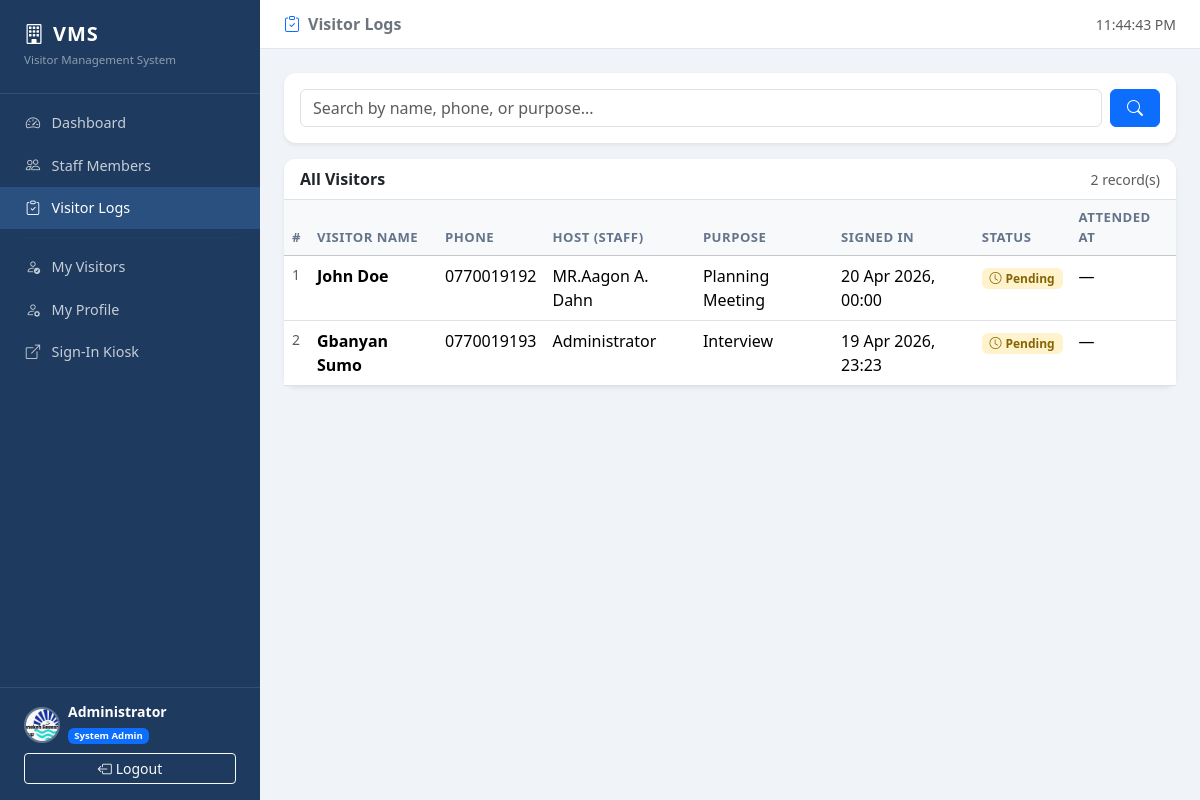
Screenshot of /admin/visitors (signed in) with the database file from the repository.
### app.py (models this page shows, shortened)
class User(UserMixin, db.Model):
    __tablename__ = 'users'
    id = db.Column(db.Integer, primary_key=True)
    full_name = db.Column(db.String(120), nullable=False)
    office_number = db.Column(db.String(50), default='')
    phone = db.Column(db.String(30), default='')
    email = db.Column(db.String(120), default='')
    username = db.Column(db.String(80), unique=True, nullable=False)
    password_hash = db.Column(db.String(256), nullable=False)
    is_admin = db.Column(db.Boolean, default=False)
    avatar = db.Column(db.String(200), default='')
    created_at = db.Column(db.DateTime, default=datetime.utcnow)
    visits = db.relationship('Visit', backref='staff', lazy=True,
                             cascade='all, delete-orphan')

class Visit(db.Model):
    __tablename__ = 'visits'
    id = db.Column(db.Integer, primary_key=True)
    visitor_name = db.Column(db.String(120), nullable=False)
    visitor_phone = db.Column(db.String(30), default='')
    purpose = db.Column(db.String(200), default='')
    staff_id = db.Column(db.Integer, db.ForeignKey('users.id'), nullable=False)
    signed_in_at = db.Column(db.DateTime, default=datetime.utcnow)
    attended = db.Column(db.Boolean, default=False)
    attended_at = db.Column(db.DateTime)

### app.py (the view)
@app.route('/admin/visitors')
@admin_required
def admin_visitors():
    page = request.args.get('page', 1, type=int)
    search = request.args.get('search', '').strip()
    query = Visit.query
    if search:
        query = query.filter(
            Visit.visitor_name.ilike(f'%{search}%') |
            Visit.visitor_phone.ilike(f'%{search}%') |
            Visit.purpose.ilike(f'%{search}%')
        )
    visits = query.order_by(Visit.signed_in_at.desc()).paginate(page=page, per_page=20, error_out=False)
    return render_template('admin/visitors.html', visits=visits, search=search)

### app.py (called while the page is built)
@login_manager.user_loader
def load_user(user_id):
    return db.session.get(User, int(user_id))

def admin_required(f):
    @wraps(f)
    @login_required
    def decorated(*args, **kwargs):
        if not current_user.is_admin:
            flash('Admin access required.', 'danger')
            return redirect(url_for('dashboard'))
        return f(*args, **kwargs)
    return decorated

### templates/admin/visitors.html (shortened to what this page needs)
{% extends "base.html" %}
{% block page_title %}<i class="bi bi-clipboard-check me-2 text-primary"></i>Visitor Logs{% endblock %}
{% block content %}
<div class="card border-0 shadow-sm mb-3 p-3" style="border-radius:12px;">
  <form method="GET" class="d-flex gap-2">
    <input type="text" name="search" class="form-control" placeholder="Search by name, phone, or purpose..."
           value="{{ search }}">
    <button type="submit" class="btn btn-primary px-3"><i class="bi bi-search"></i></button>
  </form>
</div>
<div class="card border-0 shadow-sm" style="border-radius:12px;">
  <div class="card-header bg-white border-bottom d-flex justify-content-between align-items-center" style="border-radius:12px 12px 0 0;">
    <span class="fw-semibold">
      {% if search %}Results for "{{ search }}"{% else %}All Visitors{% endif %}
    </span>
    <span class="text-muted small">{{ visits.total }} record(s)</span>
  </div>
  <div class="card-body p-0">
    {% if visits.items %}
    <div class="table-responsive">
      <table class="table table-hover mb-0">
        <thead class="table-light">
          <tr>
            <th>#</th><th>Visitor Name</th><th>Phone</th>
            <th>Host (Staff)</th><th>Purpose</th>
            <th>Signed In</th><th>Status</th><th>Attended At</th>
          </tr>
        </thead>
        <tbody>
          {% for v in visits.items %}
          <tr>
            <td class="text-muted small">{{ (visits.page - 1) * visits.per_page + loop.index }}</td>
            <td class="fw-semibold">{{ v.visitor_name }}</td>
            <td>{{ v.visitor_phone or '—' }}</td>
            <td>{{ v.staff.full_name }}</td>
            <td>{{ v.purpose or '—' }}</td>
            <td>{{ v.signed_in_at.strftime('%d %b %Y, %H:%M') }}</td>
            <td>
              {% if v.attended %}
              <span class="badge badge-attended"><i class="bi bi-check-circle me-1"></i>Attended</span>
              {% else %}
              <span class="badge badge-pending"><i class="bi bi-clock me-1"></i>Pending</span>
              {% endif %}
            </td>
            <td>{{ v.attended_at.strftime('%H:%M') if v.attended_at else '—' }}</td>
          </tr>
          {% endfor %}
        </tbody>
      </table>
    </div>
    {% else %}
    <div class="text-center py-5 text-muted">
      <i class="bi bi-search display-4 d-block mb-2"></i>
      {% if search %}No results for "{{ search }}"{% else %}No visits recorded yet.{% endif %}
    </div>
    {% endif %}
  </div>
</div>
{% endblock %}

### templates/base.html (shortened to what this page needs)
<!DOCTYPE html>
<html lang="en">
<head>
  <link href="https://cdn.jsdelivr.net/npm/bootstrap@5.3.2/dist/css/bootstrap.min.css" rel="stylesheet">
  <link href="https://cdn.jsdelivr.net/npm/bootstrap-icons@1.11.3/font/bootstrap-icons.css" rel="stylesheet">
</head>
<body>
<div id="sidebar">
  <div class="brand">
    <h5><i class="bi bi-building me-2"></i>VMS</h5>
    <small>Visitor Management System</small>
  </div>
  <nav class="mt-2">
    {% if current_user.is_admin %}
    <a href="{{ url_for('admin_dashboard') }}" class="nav-link {% if request.endpoint == 'admin_dashboard' %}active{% endif %}">
      <i class="bi bi-speedometer2"></i> Dashboard
    </a>
    <a href="{{ url_for('admin_staff') }}" class="nav-link {% if request.endpoint == 'admin_staff' %}active{% endif %}">
      <i class="bi bi-people"></i> Staff Members
    </a>
    <a href="{{ url_for('admin_visitors') }}" class="nav-link {% if request.endpoint == 'admin_visitors' %}active{% endif %}">
      <i class="bi bi-clipboard-check"></i> Visitor Logs
    </a>
    <hr style="border-color:rgba(255,255,255,0.1); margin: 0.5rem 1.5rem;">
    {% endif %}
    <a href="{{ url_for('dashboard') }}" class="nav-link {% if request.endpoint == 'dashboard' %}active{% endif %}">
      <i class="bi bi-person-check"></i> My Visitors
    </a>
    <a href="{{ url_for('profile') }}" class="nav-link {% if request.endpoint == 'profile' %}active{% endif %}">
      <i class="bi bi-person-gear"></i> My Profile
    </a>
    <a href="{{ url_for('index') }}" class="nav-link" target="_blank">
      <i class="bi bi-box-arrow-up-right"></i> Sign-In Kiosk
    </a>
  </nav>
  <div class="sidebar-footer">
    <div class="d-flex align-items-center gap-2 mb-2">
      {% if current_user.avatar %}
      <img src="{{ url_for('static', filename='avatars/' + current_user.avatar) }}"
           class="avatar-sm" alt="avatar">
      {% else %}
      <div class="avatar-initials">{{ current_user.full_name[0].upper() }}</div>
      {% endif %}
      <div>
        <div class="text-white small fw-semibold" style="line-height:1.2;">{{ current_user.full_name }}</div>
        <div>
          {% if current_user.is_admin %}
          <span class="badge bg-primary" style="font-size:0.6rem;">System Admin</span>
          {% else %}
          <span class="badge bg-secondary" style="font-size:0.6rem;">Staff</span>
          {% endif %}
        </div>
      </div>
    </div>
    <a href="{{ url_for('logout') }}" class="btn btn-sm btn-outline-light w-100">
      <i class="bi bi-box-arrow-left me-1"></i>Logout
    </a>
  </div>
</div>
<div id="main">
  <div id="topbar">
    <span class="fw-semibold text-secondary">{% block page_title %}{% endblock %}</span>
    <span class="text-muted small" id="clock"></span>
  </div>
  <div id="content">
    {% block content %}{% endblock %}
  </div>
</div>
</body>
</html>

### templates/base.html (style rules this page uses)
:root { --sidebar-bg: #1e3a5f; --sidebar-hover: #2a5080; --accent: #2196F3; }
body { background: #f0f4f8; min-height: 100vh; }
#sidebar { width: 260px; min-height: 100vh; background: var(--sidebar-bg); position: fixed; top: 0; left: 0; z-index: 100; display: flex; flex-direction: column; transition: transform 0.3s; }
#sidebar .brand { padding: 1.4rem 1.5rem; border-bottom: 1px solid rgba(255,255,255,0.1); }
#sidebar .brand h5 { color: #fff; margin: 0; font-weight: 700; letter-spacing: 1px; }
#sidebar .brand small { color: rgba(255,255,255,0.5); font-size: 0.72rem; }
#sidebar .nav-link { color: rgba(255,255,255,0.75); padding: 0.65rem 1.5rem; display: flex; align-items: center; gap: 0.6rem; border-radius: 0; transition: background 0.15s, color 0.15s; font-size: 0.9rem; }
#sidebar .nav-link:hover, #sidebar .nav-link.active { background: var(--sidebar-hover); color: #fff; }
#sidebar .nav-link i { width: 18px; text-align: center; }
#sidebar .sidebar-footer { margin-top: auto; padding: 1rem 1.5rem; border-top: 1px solid rgba(255,255,255,0.1); }
.avatar-sm { width: 36px; height: 36px; border-radius: 50%; object-fit: cover; border: 2px solid rgba(255,255,255,0.3); }
#main { margin-left: 260px; min-height: 100vh; }
#topbar { background: #fff; border-bottom: 1px solid #e0e7ef; padding: 0.75rem 1.5rem; display: flex; align-items: center; justify-content: space-between; position: sticky; top: 0; z-index: 50; }
#content { padding: 1.5rem; }
.table th { font-weight: 600; font-size: 0.82rem; text-transform: uppercase; letter-spacing: 0.5px; color: #64748b; }
.badge-pending { background: #fff3cd; color: #856404; }

### rows the page displays
User: avatar (picture), full_name "Administrator"
Visit: page "1", visitor_name "John Doe", visitor_phone "0770019192", staff.full_name "MR.Aagon A. Dahn", purpose "Planning Meeting", signed_in_at "20 Apr 2026, 00:00", attended False (drawn), attended_at "—"
Visit: page "2", visitor_name "Gbanyan Sumo", visitor_phone "0770019193", staff.full_name "Administrator", purpose "Interview", signed_in_at "19 Apr 2026, 23:23", attended False (drawn), attended_at "—"

### other values shown
{{ visits.total }} "2"
